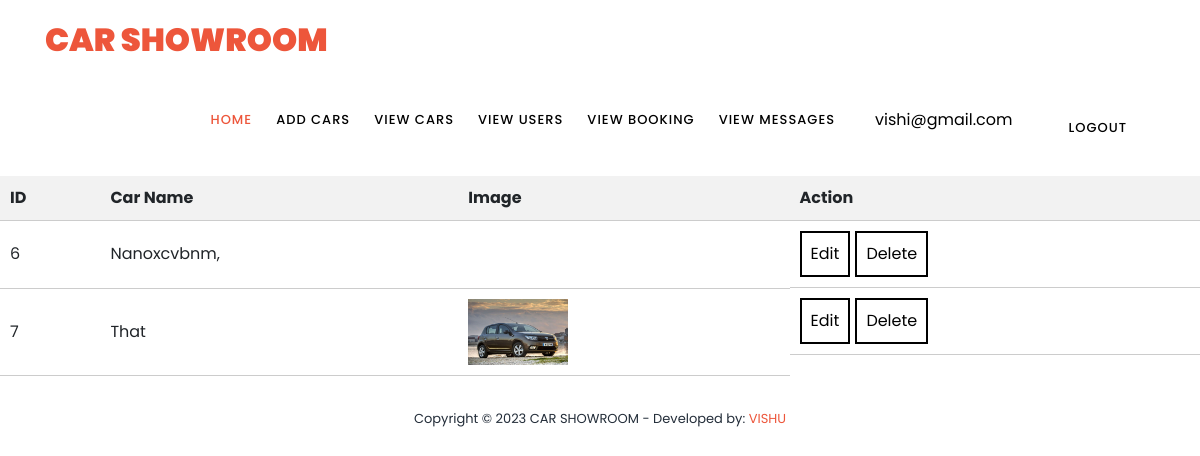
Screenshot of /admin/view_cars.php (signed in) with the database file from the repository.
### tables this page shows
CREATE TABLE `cars` (
  `id` int(11) NOT NULL,
  `img` varchar(400) NOT NULL,
  `originalprice` varchar(50) NOT NULL,
  `discountprice` varchar(50) NOT NULL,
  `carname` varchar(50) NOT NULL,
  `type` varchar(50) NOT NULL,
  `companyname` varchar(50) NOT NULL,
  `model` varchar(50) NOT NULL,
  `mileage` varchar(50) NOT NULL,
  `enginesize` varchar(50) NOT NULL,
  `fueltype` varchar(50) NOT NULL,
  `gearbox` varchar(50) NOT NULL,
  `numberofseats` varchar(50) NOT NULL,
  `doors` varchar(50) NOT NULL,
  `color` varchar(50) NOT NULL,
  `power` varchar(50) NOT NULL,
  `breaktype` varchar(50) NOT NULL,
  `steeringtype` varchar(50) NOT NULL,
  `seattype` varchar(50) NOT NULL,
  `headlight` varchar(50) NOT NULL,
  `vehiclediscription` varchar(1000) NOT NULL,
  `img1` varchar(255) DEFAULT NULL,
  `img2` varchar(255) DEFAULT NULL
);

### admin/view_cars.php (the view, shortened to what this page needs)
<?php
require_once '../config.php';
include("adminheader.php");
$sql = "SELECT * FROM cars";
$result = $conn->query($sql);
?>
<br><br><br><br>
<table class="user-table">
    <thead>
        <tr>
            <th>ID</th>
            <th> Car Name</th>
            <th>Image</th>
            <th>Action</th>
        </tr>
    </thead>
    <tbody>
        <?php while ($row = $result->fetch_assoc()) { ?>
            <tr>
                <td>
                    <?php echo $row['id']; ?>
                </td>
                <td>
                    <?php echo $row['carname']; ?>
                </td>
                <td>
                    <img src="<?php echo $row['img']; ?>" width="100px" alt="">
                </td>
                <td class="user-actions">
                    <a href="edit_car.php?id=<?php echo $row['id']; ?>">Edit</a>
                    <a href="delet_car.php?id=<?php echo $row['id']; ?>">Delete</a>
                </td>
            </tr>
        <?php } ?>
    </tbody>
</table>
<?php
include("footer.php");
?>

### assets/css/admin.css (style rules this page uses)
a { color: black; }

### assets/css/style.css (style rules this page uses)
html, body, div, span, applet, object, iframe, h1, h2, h3, h4, h5, h6, p, blockquote, div pre, a, abbr, acronym, address, big, cite, code, del, dfn, em, font, img, ins, kbd, q, s, samp, small, strike, strong, sub, sup, tt, var, b, u, i, center, dl, dt, dd, ol, ul, li, figure, header, nav, section, article, aside, footer, figcaption { margin: 0; padding: 0; border: 0; outline: 0; }
* { box-sizing: border-box; }
html, body { font-family: 'Poppins', sans-serif; font-weight: 400; background-color: #fff; font-size: 16px; -ms-text-size-adjust: 100%; -webkit-font-smoothing: antialiased; -moz-osx-font-smoothing: grayscale; }
a { text-decoration: none !important; }
html, body { background: #fff; font-family: 'Poppins', sans-serif; }
a { color: #ed563b; }

### admin/view_cars.php (style rules this page uses)
.user-table { margin-top: 10vh; width: 100%; border-collapse: collapse; }
.user-table th, .user-table td { padding: 10px; text-align: left; border-bottom: 1px solid #ccc; }
.user-table th { background-color: #f2f2f2; }
.user-actions { display: flex; gap: 5px; }
.user-actions a { color: black; border: 2px solid black; padding: 9px; }

### rows the page displays
cars: id "6", carname "Nanoxcvbnm,"
cars: id "7", carname "That", img (picture)

### other values shown
$_SESSION['username'] "vishi@gmail.com"
